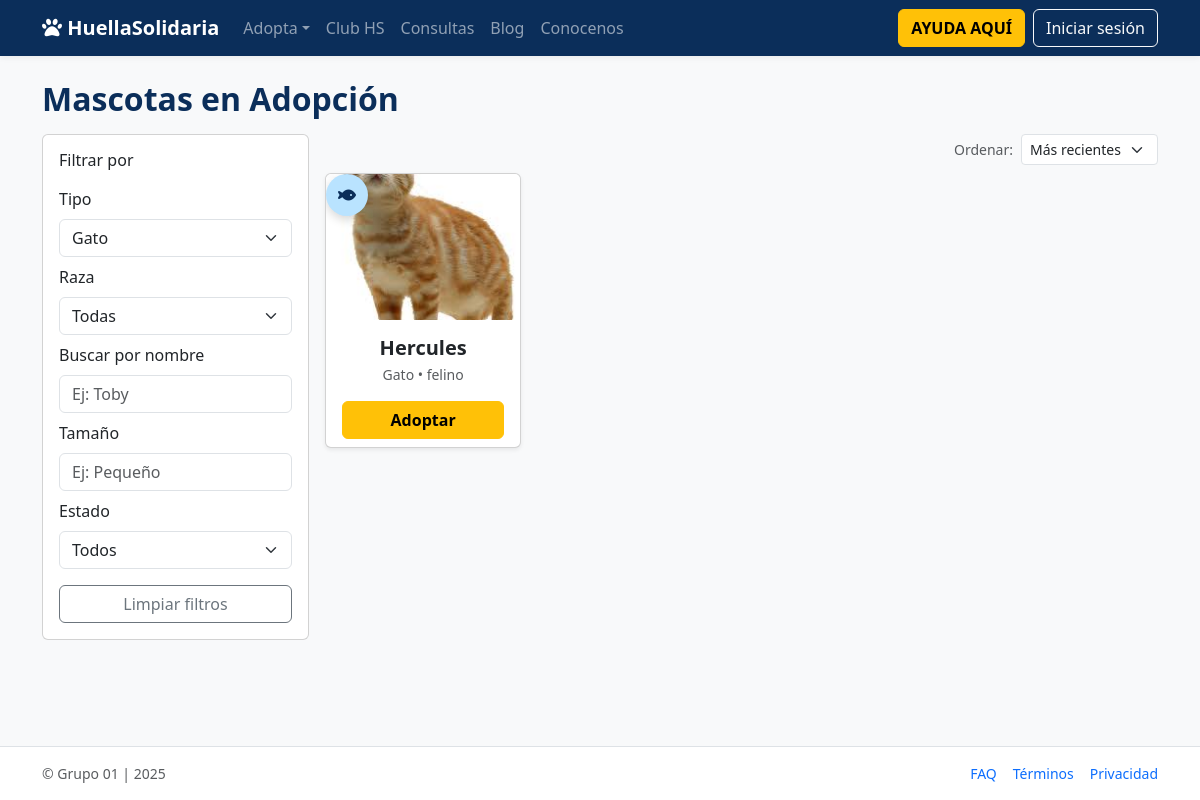
Screenshot of /adopta/miaus/ with the database file from the repository.
### apps/adopciones/models.py (models this page shows, shortened)
class Mascota(models.Model):
    nombre = models.CharField(max_length=120)
    tipo = models.ForeignKey(TipoMascota, on_delete=models.PROTECT)
    raza = models.ForeignKey(Raza, null=True, blank=True, on_delete=models.SET_NULL)
    edad_aprox = models.CharField(max_length=50, blank=True)
    tamano = models.CharField(max_length=50, blank=True)
    descripcion = models.TextField(blank=True)
    foto_url = models.ImageField(upload_to="mascotas/", blank=True, null=True)
    estado = models.ForeignKey(EstadoMascota, on_delete=models.PROTECT)
    activo = models.BooleanField(default=True)
    creado_en = models.DateTimeField(auto_now_add=True)
    actualizado_en = models.DateTimeField(auto_now=True)
    objects = ActivoQuerySet.as_manager()

class TipoMascota(models.Model):
    nombre = models.CharField(max_length=30, unique=True)
    activo = models.BooleanField(default=True)
    creado_en = models.DateTimeField(auto_now_add=True)
    actualizado_en = models.DateTimeField(auto_now=True)
    objects = ActivoQuerySet.as_manager()

class Raza(models.Model):
    tipo = models.ForeignKey(TipoMascota, on_delete=models.CASCADE, related_name="razas")
    nombre = models.CharField(max_length=60)
    activo = models.BooleanField(default=True)
    creado_en = models.DateTimeField(auto_now_add=True)
    actualizado_en = models.DateTimeField(auto_now=True)
    objects = ActivoQuerySet.as_manager()
    class Meta: unique_together = ("tipo","nombre")

### apps/adopciones/views.py (the view)
# urls.py: path("miaus/", views.listado_miaus, name="adopta_miaus"),
def listado_miaus(request):
    base = Mascota.objects.filter(tipo__nombre__iexact="Gato")
    ctx = _context_listado(request, base_qs=base)
    return render(request, "adopciones/listado.html", ctx)

### apps/adopciones/views.py (called while the page is built)
def _paginado(qs, request, per_page=12):
    return Paginator(qs, per_page).get_page(request.GET.get("page"))

### templates/adopciones/listado.html (shortened to what this page needs)
{% extends "layout/base.html" %}
{% block content %}
<h2 class="mb-3">Mascotas en Adopción</h2>
<div class="row g-3">
  <div class="col-12 col-md-3">
    <form method="get" class="card card-body">
      <h6 class="mb-3">Filtrar por</h6>
      <div class="mb-2">
        <label class="form-label">Tipo</label>
        <select id="select-tipo" name="tipo" class="form-select">
          {% for t in tipos %}
            {% with p_tipo=params.tipo|default:'' t_id=t.id|stringformat:'s' %}
              <option value="{{ t.id }}" {% if p_tipo == t_id %}selected{% endif %}>
                {{ t.nombre }}
              </option>
            {% endwith %}
          {% endfor %}
        </select>
      </div>
      <div class="mb-2">
        <label class="form-label">Raza</label>
        <select name="raza" class="form-select" onchange="this.form.submit()">
          <option value="">Todas</option>
        </select>
      </div>
      <div class="mb-2">
        <label class="form-label">Buscar por nombre</label>
        <input type="text" name="q" class="form-control" placeholder="Ej: Toby" value="{{ params.q|default:'' }}">
      </div>
      <div class="mb-2">
        <label class="form-label">Tamaño</label>
        <input name="tam" class="form-control" value="{{ params.tam|default:'' }}" placeholder="Ej: Pequeño">
      </div>
      <div class="mb-2">
        <label class="form-label">Estado</label>
        <select name="estado" class="form-select" onchange="this.form.submit()">
          <option value="">Todos</option>
        </select>
      </div>
      <div class="d-grid mt-2">
        <a class="btn btn-outline-secondary" href="?">Limpiar filtros</a>
      </div>
    </form>
  </div>
  <div class="col-12 col-md-9">
    <div class="d-flex justify-content-end mb-2">
      <form method="get" class="d-flex align-items-center gap-2">
        <span class="text-muted small">Ordenar:</span>
        <select name="o" class="form-select form-select-sm w-auto" onchange="this.form.submit()">
          <option value="-id" {% if params.o == "-id" or not params.o %}selected{% endif %}>Más recientes</option>
        </select>
      </form>
    </div>
    <div class="row g-3">
      {% for m in mascotas %}
        <div class="col-6 col-lg-3">
          <div class="card h-100 text-center shadow-sm">
            <div class="position-relative">
              <div class="ratio ratio-4x3 rounded-top overflow-hidden position-relative">
                {% if m.foto_url %}
                  <img src="{{ m.foto_url.url }}" alt="{{ m.nombre }}" class="w-100 h-100 object-fit-cover">
                {% else %}
                  <div class="w-100 h-100 d-flex align-items-center justify-content-center bg-light text-muted">
                    Sin foto
                  </div>
                {% endif %}
                <a href="{% url 'donaciones:donar' %}?from=adopciones&pet={{ m.pk }}"
                   class="donate-fab {% if m.tipo.nombre|lower == 'perro' %}dog{% elif m.tipo.nombre|lower == 'gato' %}cat{% endif %}"
                   title="Donar para {{ m.nombre }}" aria-label="Donar para {{ m.nombre }}">
                  {% if m.tipo.nombre|lower == 'perro' %}
                    <i class="fa-solid fa-bone"></i>
                  {% elif m.tipo.nombre|lower == 'gato' %}
                    <i class="fa-solid fa-fish"></i>
                  {% else %}
                    <i class="fa-solid fa-heart"></i>
                  {% endif %}
                </a>
              </div>
            </div>
            <div class="card-body pb-2">
              <h5 class="fw-bold mb-1">{{ m.nombre }}</h5>
              <small class="text-muted d-block mb-3">
                {{ m.tipo.nombre }}{% if m.raza %} • {{ m.raza.nombre }}{% endif %}
              </small>
              {% if m.estado and m.estado.nombre|lower != 'disponible' %}
                <button class="btn btn-secondary w-100" disabled>No disponible</button>
              {% else %}
                <a href="{% url 'adopta_detalle' m.pk %}" class="btn btn-warning w-100 fw-semibold">Adoptar</a>
              {% endif %}
            </div>
          </div>
        </div>
      {% empty %}
        <div class="col-12 text-muted">No encontramos resultados con esos filtros.</div>
      {% endfor %}
    </div>
  </div>
</div>
{% endblock %}

### static/css/site.css (style rules this page uses)
:root { --azul: #0b2e5a; --amarillo: #ffcc33; }
body { background-color: #f7f9fb; }
h2 { color: #0b2e5a; font-weight: 700; }

### templates/layout/base.html (style rules this page uses)
html, body { height: 100%; }
.donate-fab { position:absolute; bottom:.5rem; right:.5rem; width:42px; height:42px; border-radius:50%; display:flex; align-items:center; justify-content:center; background:#ffc107; color:#0b2e5a; box-shadow:0 4px 10px rgba(0,0,0,.15); transition:transform .15s ease, background-color .15s ease, color .15s ease; text-decoration:none; }
.donate-fab.cat { background:#b9e3ff; color:#0b2e5a; }

### rows the page displays
Mascota: foto_url (picture), nombre "Hercules", tipo.nombre "Gato", raza.nombre "felino", shows "Adoptar"

### other values shown
form field tipo "Gato"
